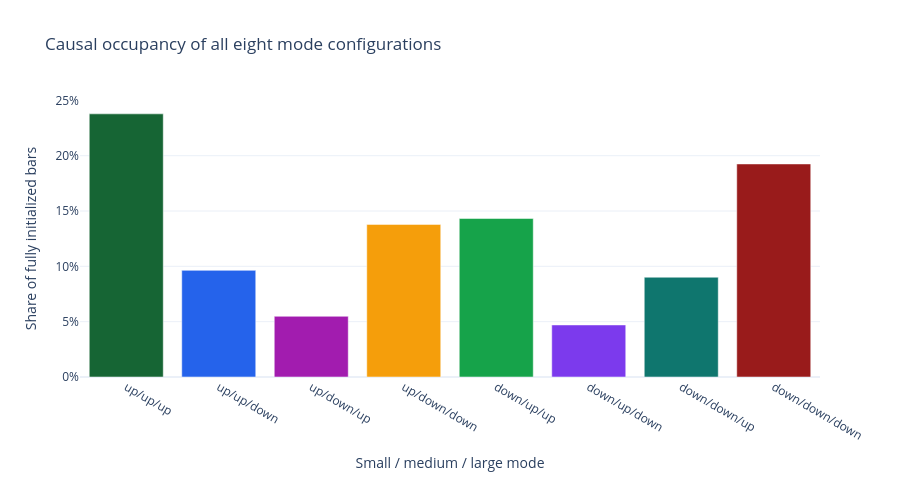

The notebook cell saved with this chart:
### Code cell
shape_summary = state_runs.groupby("hierarchy_shape", sort=False).agg(
    runs=("hierarchy_shape", "size"),
    median_run_bars=("bars", "median"),
    p90_run_bars=("bars", lambda values: values.quantile(0.90)),
)
shape_summary["bars"] = state_path["hierarchy_shape"].value_counts()
shape_summary["bar_share"] = shape_summary["bars"] / len(state_path)
display(shape_summary.style.format({
    "runs": "{:,}",
    "median_run_bars": "{:.1f}",
    "p90_run_bars": "{:.1f}",
    "bars": "{:,}",
    "bar_share": "{:.2%}",
}))

configuration_colors = [
    "#166534", "#2563eb", "#a21caf", "#f59e0b",
    "#16a34a", "#7c3aed", "#0f766e", "#991b1b",
]
configuration_occupancy_fig = go.Figure(go.Bar(
    x=configuration_summary.index,
    y=configuration_summary["bar_share"],
    marker={"color": configuration_colors},
    customdata=configuration_summary[["runs", "median_run_bars"]].to_numpy(),
    hovertemplate=(
        "configuration=%{x}<br>bar share=%{y:.2%}<br>runs=%{customdata[0]:,.0f}"
        "<br>median run=%{customdata[1]:.1f} bars<extra></extra>"
    ),
))
configuration_occupancy_fig.update_layout(
    title="Causal occupancy of all eight mode configurations",
    template="plotly_white",
    height=480,
    xaxis_title="Small / medium / large mode",
    yaxis_title="Share of fully initialized bars",
    yaxis_tickformat=".0%",
)
configuration_occupancy_fig.show()

### Figure 1 — Plotly figure (JSON) as saved in the notebook; plotly's stock layout.template omitted (floating-point values rounded to 4 significant figures)
{"data": [{"customdata": [[649.0, 60.0], [418.0, 34.0], [251.0, 34.0], [619.0, 37.0], [626.0, 36.0], [229.0, 30.0], [442.0, 30.0], [632.0, 48.0]], "hovertemplate": "configuration=%{x}<br>bar share=%{y:.2%}<br>runs=%{customdata[0]:,.0f}<br>median run=%{customdata[1]:.1f} bars<extra></extra>", "marker": {"color": ["#166534", "#2563eb", "#a21caf", "#f59e0b", "#16a34a", "#7c3aed", "#0f766e", "#991b1b"]}, "type": "bar", "x": ["up/up/up", "up/up/down", "up/down/up", "up/down/down", "down/up/up", "down/up/down", "down/down/up", "down/down/down"], "y": [0.2378, 0.09638, 0.05486, 0.1379, 0.1433, 0.04704, 0.09017, 0.1925]}], "layout": {"height": 480, "title": {"text": "Causal occupancy of all eight mode configurations"}, "xaxis": {"title": {"text": "Small / medium / large mode"}}, "yaxis": {"tickformat": ".0%", "title": {"text": "Share of fully initialized bars"}}}}
